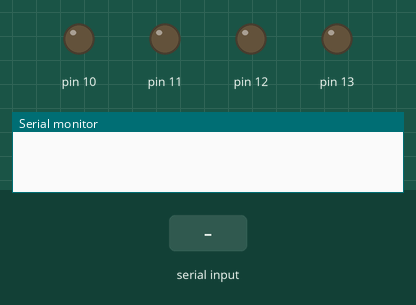
Simulated run of this sketch. Board: Arduino Uno, built with avr-gcc and run on an emulated ATmega328P. Parts: output pins drawn as LEDs (lit = HIGH), the last lines printed to the serial monitor. The test bench sets the inputs (shaded band).

Above: at 1.2 s.
1.3 s: "F" received over Serial
At 1.8 s:
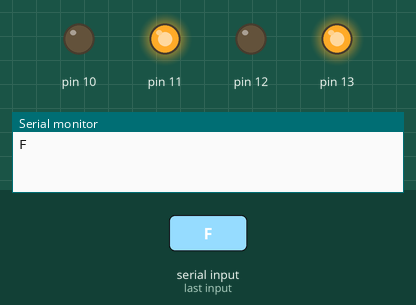
2.9 s: "B" received over Serial
At 4.2 s:
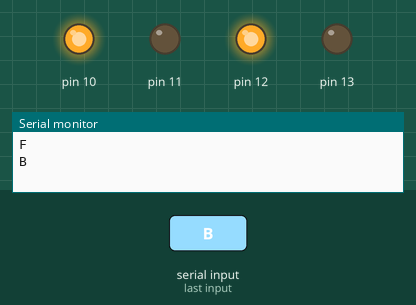
4.5 s: "L" received over Serial
At 5.4 s:
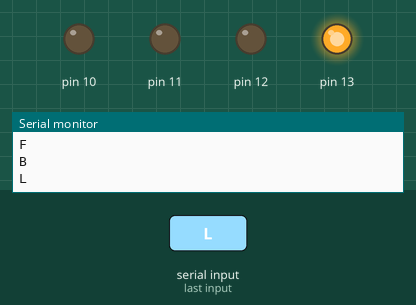
6.0 s: "R" received over Serial
At 6.6 s:
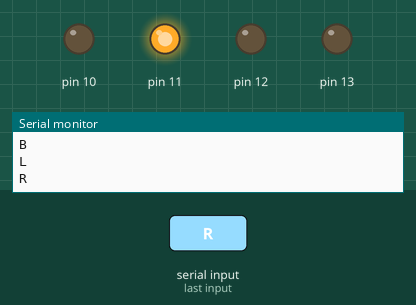
Timing chart, 0 to 8.5 s (numbered marks = the images above; inputs shaded):
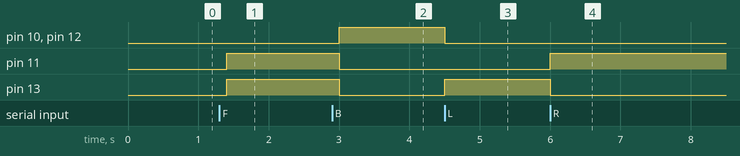

The sketch:

controller.ino
```cpp
char t;

void setup() {
pinMode(13,OUTPUT);
pinMode(12,OUTPUT);
pinMode(11,OUTPUT);
pinMode(10,OUTPUT);
Serial.begin(9600);

}

void loop() {
if(Serial.available()){
  t = Serial.read();
  Serial.println(t);
}

if(t == 'F'){
  digitalWrite(12,LOW);
  digitalWrite(10,LOW);
  digitalWrite(13,HIGH);
  digitalWrite(11,HIGH);
}

else if(t == 'B'){
  digitalWrite(13,LOW);
  digitalWrite(11,LOW);
  digitalWrite(12,HIGH);
  digitalWrite(10,HIGH);
}

else if(t == 'L'){
  digitalWrite(12,LOW);
  digitalWrite(11,LOW);
  digitalWrite(10,LOW);
  digitalWrite(13,HIGH);
}

else  if(t == 'R'){
  digitalWrite(13,LOW);
  digitalWrite(12,LOW);
  digitalWrite(10,LOW);
  digitalWrite(11,HIGH);
}

else if(t == 'S'){
  digitalWrite(13,LOW);
  digitalWrite(12,LOW);
  digitalWrite(11,LOW);
  digitalWrite(10,LOW);
}
delay(100);
}
```

Measured:
- after the input at 1.3 s, pin 11, pin 13: LOW → HIGH after 0.10 s
- after the input at 2.9 s, pin 10, pin 12: LOW → HIGH after 0.10 s; pin 11, pin 13: HIGH → LOW after 0.10 s
- after the input at 4.5 s, pin 10, pin 12: HIGH → LOW at once; pin 13: LOW → HIGH at once
- after the input at 6.0 s, pin 11: LOW → HIGH at once; pin 13: HIGH → LOW at once
